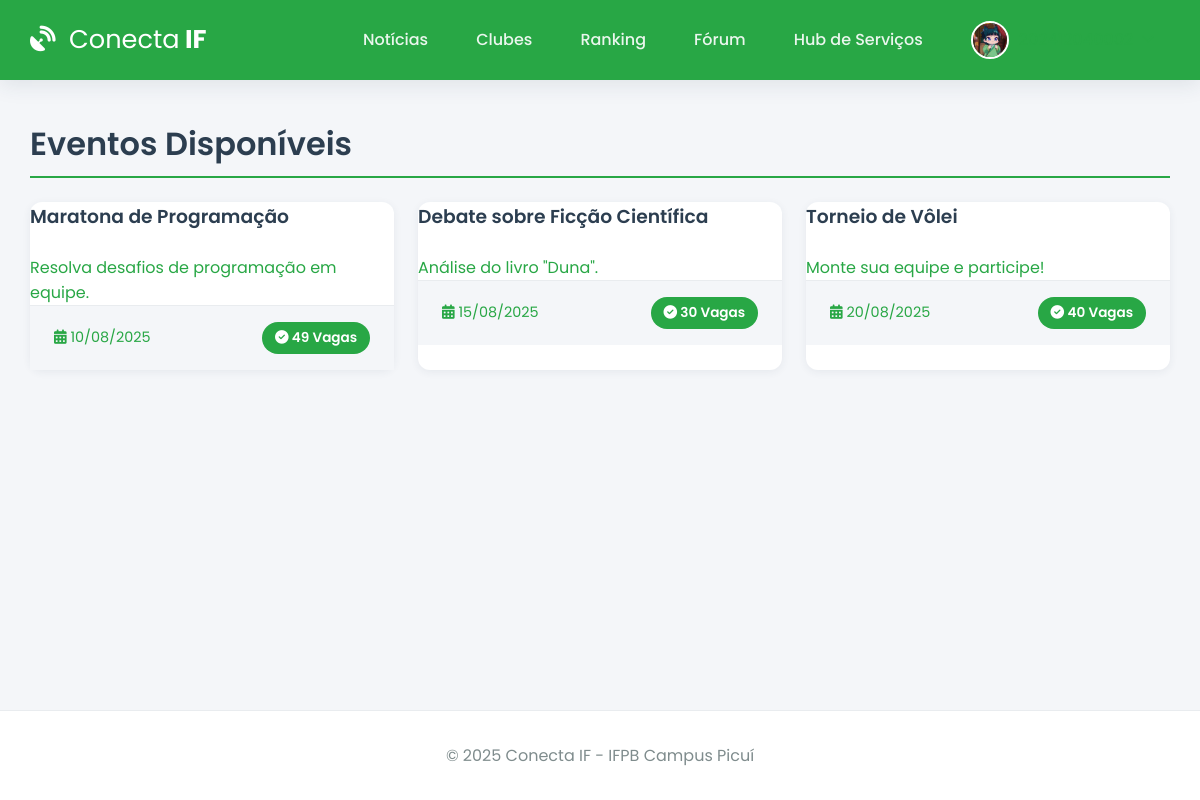
/eventos (signed in), run on the app's committed database.
### app.py (models this page shows)
class User(db.Model):
    id = db.Column(db.Integer, primary_key=True)
    username = db.Column(db.String(12), unique=True, nullable=False) # Matrícula
    password_hash = db.Column(db.String(256), nullable=False)
    image_file = db.Column(db.String(100), nullable=False, default='default.jpg')
    eventos_inscritos = db.relationship('Evento', secondary=inscricao_evento_tabela, back_populates='alunos_inscritos', lazy='dynamic')
    clubes_membro = db.relationship('Clube', secondary=membros_clube_tabela, back_populates='membros', lazy='dynamic')
    topicos_criados = db.relationship('ForumTopico', backref='autor', lazy='dynamic')
    posts_criados = db.relationship('ForumPost', backref='autor', lazy='dynamic')

class Evento(db.Model):
    id = db.Column(db.Integer, primary_key=True)
    titulo = db.Column(db.String(200), nullable=False)
    descricao = db.Column(db.Text, nullable=False)
    vagas = db.Column(db.Integer, nullable=False)
    data_evento = db.Column(db.DateTime, nullable=False, default=lambda: datetime.now(timezone.utc))
    clube_id = db.Column(db.Integer, db.ForeignKey('clube.id'), nullable=False)
    alunos_inscritos = db.relationship('User', secondary=inscricao_evento_tabela, back_populates='eventos_inscritos', lazy='dynamic')
    noticias = db.relationship('Noticia', backref='evento', lazy='dynamic', cascade="all, delete-orphan")
    @property
    def vagas_restantes(self):
        return self.vagas - self.alunos_inscritos.count()

### app.py (the view)
@app.route('/eventos')
@login_required
def eventos():
    todos_eventos = Evento.query.order_by(Evento.data_evento.asc()).all()
    return render_template('eventos.html', eventos=todos_eventos)

### app.py (called while the page is built)
@app.before_request
def load_logged_in_user():
    user_id = session.get('user_id')
    if user_id is None:
        g.user = None
    else:
        g.user = User.query.get(int(user_id))
        if g.user is None:
            session.clear()

def login_required(f):
    @wraps(f)
    def decorated_function(*args, **kwargs):
        if g.user is None:
            flash('Você precisa fazer login para acessar esta página.', 'warning')
            return redirect(url_for('login'))
        return f(*args, **kwargs)
    return decorated_function

@app.context_processor
def inject_user_and_year():
    return dict(current_user_data=g.user, current_year=datetime.now(timezone.utc).year)

### templates/eventos.html (shortened to what this page needs)
{% extends 'base.html' %}
{% block content %}
    <h1 class="page-header">Eventos Disponíveis</h1>
    <div class="course-grid">
        {% for evento in eventos %}
            {% include 'partials/evento_card.html' %}
        {% else %}
            <p>Nenhum evento disponível no momento.</p>
        {% endfor %}
    </div>
{% endblock %}

### templates/base.html (shortened to what this page needs)
<!DOCTYPE html>
<html lang="pt-br">
<head>
    <link rel="stylesheet" href="https://cdnjs.cloudflare.com/ajax/libs/font-awesome/6.5.2/css/all.min.css" />
    <link rel="stylesheet" href="{{ url_for('static', filename='css/style.css') }}">
</head>
<body>
    <header class="header">
        <div class="container">
            <nav class="navbar">
                <a class="navbar-brand" href="{{ url_for('noticias') if current_user_data else url_for('login') }}">
                    <i class="fas fa-satellite-dish"></i> <strong>Conecta</strong> IF
                </a>
                <div class="nav-links" id="nav-links">
                    {% if current_user_data %}
                        <a class="nav-item" href="{{ url_for('noticias') }}">Notícias</a>
                        <a class="nav-item" href="{{ url_for('clubes') }}">Clubes</a>
                        <a class="nav-item" href="{{ url_for('ranking') }}">Ranking</a>
                        <a class="nav-item" href="{{ url_for('forum') }}">Fórum</a>
                        <a class="nav-item" href="{{ url_for('hub_servicos') }}">Hub de Serviços</a>
                        <div class="nav-item user-menu">
                             <a class="user-menu-trigger" href="#">
                                 <img src="{{ url_for('static', filename='profile_pics/' + current_user_data.image_file) }}" class="nav-profile-image">
                                 <span>{{ current_user_data.username }}</span> <i class="fas fa-chevron-down dropdown-icon"></i>
                            </a>
                        </div>
                    {% else %}
                        <a href="{{ url_for('login') }}" class="nav-item">Entrar</a>
                        <a href="{{ url_for('register') }}" class="nav-item btn btn-outline">Registar</a>
                    {% endif %}
                </div>
            </nav>
        </div>
    </header>
    <main class="container">
        {% block content %}{% endblock %}
    </main>
    <footer class="footer">
        <p>&copy; {{ current_year }} Conecta IF - IFPB Campus Picuí</p>
    </footer>
</body>
</html>

### templates/partials/evento_card.html
<a href="{{ url_for('detalhe_evento', evento_id=evento.id) }}" class="card-link">
    <div class="card course-card">
        <h3>{{ evento.titulo }}</h3>
        <p class="text-muted">{{ evento.descricao|truncate(120) }}</p>
        <div class="card-footer">
            <span><i class="fas fa-calendar-alt"></i> {{ evento.data_evento.strftime('%d/%m/%Y') }}</span>
            {% if evento.vagas_restantes > 0 %}
                <span class="vagas-badge vagas-disponiveis"><i class="fas fa-check-circle"></i> {{ evento.vagas_restantes }} Vagas</span>
            {% else %}
                <span class="vagas-badge vagas-esgotadas"><i class="fas fa-times-circle"></i> Esgotado</span>
            {% endif %}
        </div>
    </div>
</a>

### static/css/style.css (style rules this page uses)
:root { --ifpb-green: #28a745; --ifpb-green-dark: #218838; --dark-blue: #2c3e50; --light-gray: #ecf0f1; --medium-gray: #bdc3c7; --text-color: #34495e; --light-text: #7f8c8d; --background-color: #f4f6f9; --surface-color: #ffffff; --border-color: #e9ecef; --font-family-base: 'Poppins', sans-serif; --shadow-sm: 0 2px 8px rgba(44, 62, 80, 0.07); --shadow-md: 0 5px 20px rgba(44, 62, 80, 0.1); --border-radius: 12px; }
* { box-sizing: border-box; margin: 0; padding: 0; }
html { height: 100%; }
body { font-family: var(--font-family-base); background-color: var(--background-color); color: var(--text-color); display: flex; flex-direction: column; min-height: 100%; }
.container { width: 95%; max-width: 1200px; margin: 0 auto; }
main.container { flex-grow: 1; padding-top: 2.5rem; padding-bottom: 2.5rem; }
h1, h2, h3, h4 { font-weight: 600; color: var(--dark-blue); margin-bottom: 1.5rem; }
a { color: var(--ifpb-green); text-decoration: none; transition: color 0.2s; }
.header { background-color: var(--ifpb-green); padding: 0.8rem 0; box-shadow: var(--shadow-md); position: sticky; top: 0; z-index: 1000; }
.navbar { display: flex; justify-content: space-between; align-items: center; }
.navbar-brand { font-weight: 700; font-size: 1.6rem; color: var(--surface-color); }
.navbar-brand i { margin-right: 0.5rem; }
.navbar-brand strong { font-weight: 400; }
.nav-links { display: flex; align-items: center; gap: 1rem; }
.nav-item { color: rgba(255, 255, 255, 0.9); font-weight: 500; padding: 0.5rem 1rem; border-radius: var(--border-radius); transition: background-color 0.2s; }
.nav-profile-image { width: 38px; height: 38px; border-radius: 50%; margin-right: 10px; object-fit: cover; border: 2px solid var(--surface-color); }
.user-menu { position: relative; }
.user-menu-trigger { display: flex; align-items: center; cursor: pointer; }
.user-menu-trigger .dropdown-icon { font-size: 0.8em; margin-left: 0.5rem; transition: transform 0.2s; }
.card { background-color: var(--surface-color); border-radius: var(--border-radius); box-shadow: var(--shadow-sm); transition: all 0.3s ease-in-out; display: flex; flex-direction: column; height: 100%; }
.card .card-footer { padding: 1rem 1.5rem; background-color: var(--background-color); border-top: 1px solid var(--border-color); display: flex; justify-content: space-between; align-items: center; font-size: 0.9rem; }
.course-grid { display: grid; grid-template-columns: repeat(auto-fill, minmax(300px, 1fr)); gap: 1.5rem; }
.vagas-badge, .vagas-badge-lg { background-color: var(--ifpb-green); color: white; padding: 0.4rem 0.8rem; border-radius: 50px; font-size: 0.85rem; font-weight: 600; }
.page-header { border-bottom: 2px solid var(--ifpb-green); padding-bottom: 0.5rem; }
.footer { padding: 2rem 0; background-color: var(--surface-color); text-align: center; margin-top: auto; border-top: 1px solid var(--border-color); }
.footer p { margin: 0; color: var(--light-text); }

### data on the page
User: image_file (placeholder picture)
Evento: titulo "Maratona de Programação", descricao "Resolva desafios de programação em equipe.", data_evento "10/08/2025", vagas_restantes "49"
Evento: titulo "Debate sobre Ficção Científica", descricao "Análise do livro \"Duna\".", data_evento "15/08/2025", vagas_restantes "30"
Evento: titulo "Torneio de Vôlei", descricao "Monte sua equipe e participe!", data_evento "20/08/2025", vagas_restantes "40"
